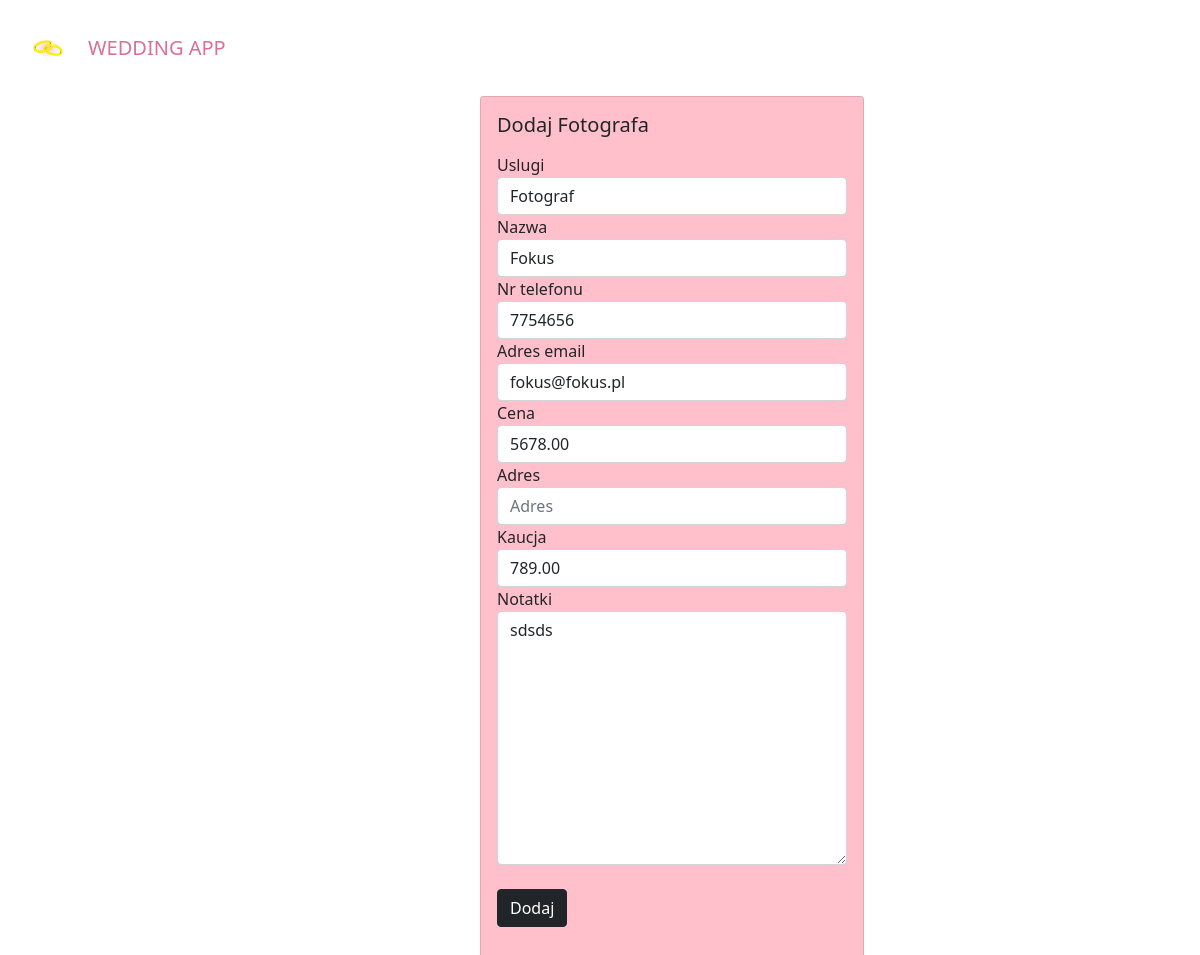
Page /photographer/update/1 on the committed database.
### wedding/models.py (models this page shows, shortened)
class StandardInfo(models.Model):
    name = models.CharField(max_length=100)
    phone_number = models.CharField(max_length=9)
    email_address = models.CharField(max_length=30, null=True,blank=True)
    price = models.DecimalField(max_digits=8,decimal_places=2)
    address = models.CharField(max_length = 100,null=True, blank=True)
    caution = models.DecimalField(max_digits=8, decimal_places=2)
    approved = models.BooleanField(blank = True, null=True)
    notes = models.TextField(blank=True, null=True)
    class Meta:
        abstract = True

class Photographer(StandardInfo):
    services = models.TextField()

### wedding/views.py (the view, shortened to what this page needs)
# urls.py: path('photographer/update/<int:pk>', views.PhotographerUpdateView.as_view(), name='photographer-update'),
class PhotographerUpdateView(UpdateView):
    model=Photographer
    form_class = PhotographerForm
    template_name = 'wedding/photographer_add.html'

### wedding/templates/wedding/photographer_add.html (shortened to what this page needs)
{% extends 'index.html' %}
{% block content %}
<div class="card" style="width: 24rem; background-color: pink; position: relative; left: 40%; right: 60%;" >
    <div class="card-body">
      <h5 class="card-title">Dodaj Fotografa</h5>
      <p class="card-text">
        <div class = "form-group">
            <form action="{% url 'photographer-add' %}" method="post">
                {{form.services.label}}
                {{form.services}}
                {{form.name.label}}
                {{form.name}}
                {{form.phone_number.label}}
                {{form.phone_number}}
                {{form.email_address.label}}
                {{form.email_address}}
                {{form.price.label}}
                {{form.price}}
                {{form.address.label}}
                {{form.address}}
                {{form.caution.label}}
                {{form.caution}}
                {{form.notes.label}}
                {{form.notes}}
                <br>
                <button type="submit" class="btn btn-dark">Dodaj</button>
            </form>
            </div>
        </p>
    </div>
  </div>
{% endblock %}

### rows in the picture
Photographer: services "Fotograf", name "Fokus", phone_number "7754656", email_address "fokus@fokus.pl", price "5678.00", caution "789.00", notes "sdsds"
